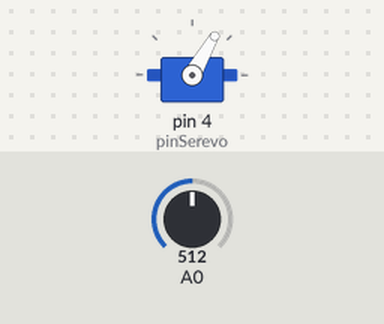
The sketch below on a simulated Arduino Uno, built with avr-gcc and run on an emulated ATmega328P. On the bench: servo. Inputs (shaded band) come from the test bench; at power-on: A0 = 512.

Above: at 1.2 s.
1.3 s: A0 set to 716
At 2.4 s:
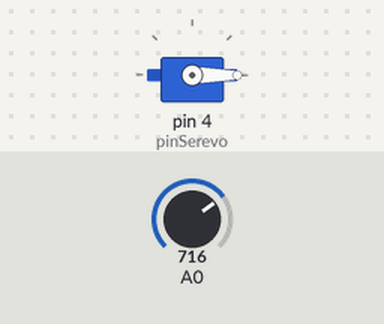
2.8 s: A0 set to 306
At 3.6 s:
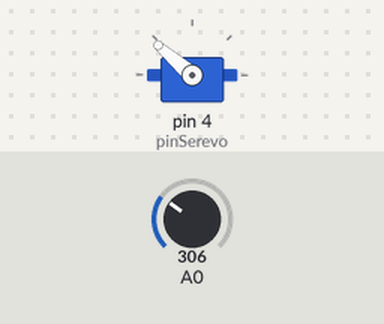
4.3 s: A0 set to 160
At 4.7 s:
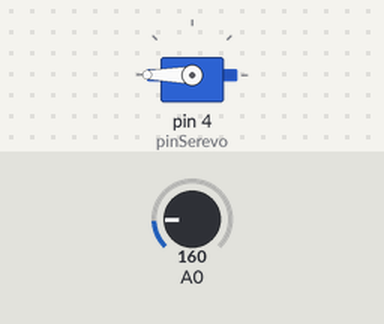
5.8 s: A0 set to 900
At 7.0 s:
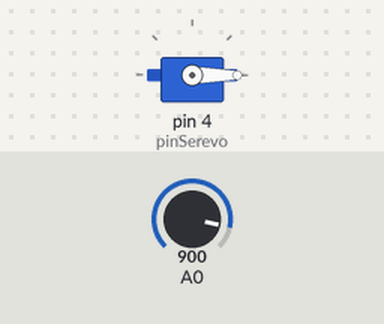
7.3 s: A0 set to 122
At 8.2 s:
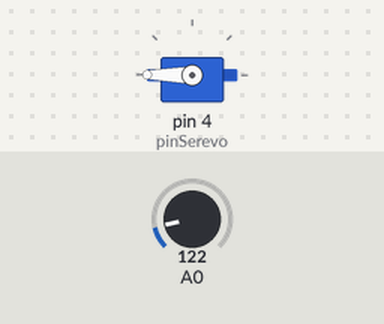
Timing chart, 0 to 9.8 s (numbered marks = the images above; inputs shaded):
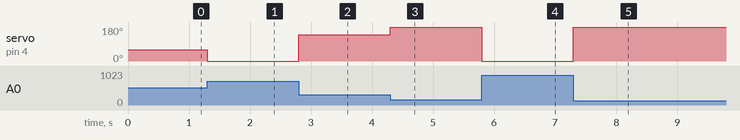

Measured:
- after the input at 1.3 s, servo on pin 4 (pinSerevo): 60° → 0° at once
- after the input at 2.8 s, servo on pin 4 (pinSerevo): 0° → 139° at once
- after the input at 4.3 s, servo on pin 4 (pinSerevo): 139° → 180° at once
- after the input at 5.8 s, servo on pin 4 (pinSerevo): 180° → 0° at once
- after the input at 7.3 s, servo on pin 4 (pinSerevo): 0° → 180° at once

The sketch:

perif_ricos_usal_3_ing_infor_sesi_n_3_b3a_1.ino
```cpp
#include <Servo.h>
//https://github.com/GeneralLyric5
// C++ code
//

Servo miServo;
int pinSerevo = 4;
int pulsoMinimo = 500;
int pulsoMaximo = 2500;

int menorLumnisoSidad = 671;
int mayorLumninosidad = 227;

int anguloMayorLuminosidad = 170;//ventana abierta
int anguloMenorLuminosidad = 0;//ventana abierta

void setup()
{
  Serial.begin(9600);
  miServo.attach(pinSerevo, pulsoMinimo, pulsoMaximo);
}

void loop()
{
  //671 valor minimo de brillo
  //227 Valor maximo de brillo
  /*
  Serial.println(analogRead(A0));
  delay(500);
  */
  miServo.write(map(analogRead(A0),menorLumnisoSidad,mayorLumninosidad,anguloMenorLuminosidad, anguloMayorLuminosidad));

}
```
